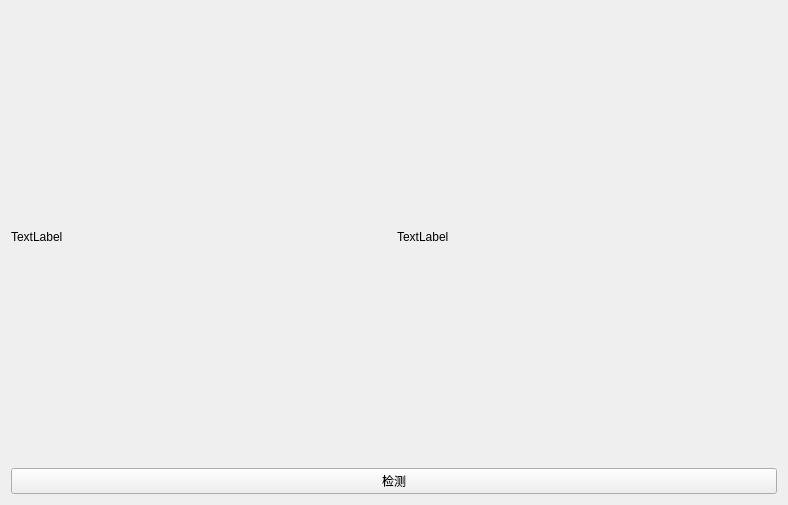
<?xml version="1.0" encoding="UTF-8"?>
<ui version="4.0">
 <class>Form</class>
 <widget class="QWidget" name="Form">
  <property name="geometry">
   <rect>
    <x>0</x>
    <y>0</y>
    <width>788</width>
    <height>505</height>
   </rect>
  </property>
  <property name="windowTitle">
   <string>Form</string>
  </property>
  <layout class="QHBoxLayout" name="horizontalLayout_2">
   <item>
    <layout class="QVBoxLayout" name="verticalLayout">
     <item>
      <layout class="QHBoxLayout" name="horizontalLayout">
       <item>
        <widget class="QLabel" name="label">
         <property name="text">
          <string>TextLabel</string>
         </property>
        </widget>
       </item>
       <item>
        <widget class="QLabel" name="label_2">
         <property name="text">
          <string>TextLabel</string>
         </property>
        </widget>
       </item>
      </layout>
     </item>
     <item>
      <widget class="QPushButton" name="pushButton">
       <property name="text">
        <string>检测</string>
       </property>
      </widget>
     </item>
    </layout>
   </item>
  </layout>
 </widget>
 <resources/>
 <connections/>
</ui>
